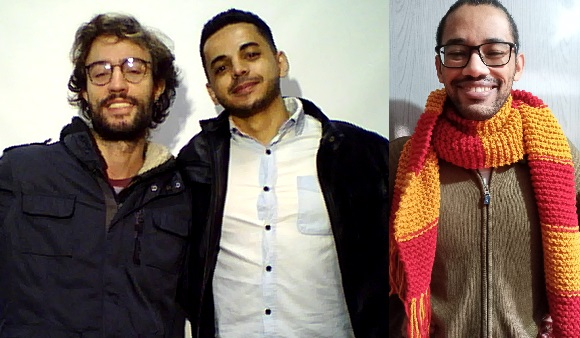
#> input picture img/Equipe.jpg, 580 x 338 px, found by its file name
$ python tests_white_balance.py
#> lines starting #> are read from the running program, lines starting #| are printed output that depends on the picture
import cv2 as cv
import numpy as np

def get_white_balance(image):
  """
  Calcula o balanço de branco da imagem.

  Args:
    image: A imagem a ser calculada.

  Returns:
    O balanço de branco da imagem.
  """

  # Converte a imagem para o espaço de cores HSV.
  hsv_image = cv.cvtColor(image, cv.COLOR_BGR2HSV)

  # Calcula o histograma da imagem HSV.
  # histogram = cv.calcHist([hsv_image],[1],None,[256],[0,256])
  histogram = hsv_image[:, :, 2].flatten()

  # Encontra o pico do histograma no canal V.
  max_index = np.argmax(histogram)

  # Calcula a temperatura da cor branca na imagem.
  temperature = (max_index - 60) / 2

  temperature = np.sum(histogram * 256) / np.sum(histogram)

  # Retorna o balanço de branco da imagem.
  return temperature

def adjust_white_balance(image, temperature):
  """
  Ajusta o balanço de branco da imagem.

  Args:
    image: A imagem a ser ajustada.
    temperature: A temperatura da cor branca.

  Returns:
    A imagem com o balanço de branco ajustado.
  """

  # Converte a imagem para o espaço de cores HSV.
  hsv_image = cv.cvtColor(image, cv.COLOR_BGR2HSV)

  # Ajusta o valor do canal V da imagem.
  hsv_image[:, :, 2] = temperature

  # Converte a imagem de volta para o espaço de cores BGR.
  image = cv.cvtColor(hsv_image, cv.COLOR_HSV2BGR)

  return image

if __name__ == "__main__":
    # Carrega a imagem.
    image = cv.imread("./img/Equipe.jpg")
#> image is the input picture: shape (338, 580, 3); mean B, G, R 103.9, 113.2, 131.1

    # Calcula o balanço de branco da imagem.
    temperature = get_white_balance(image)
#> in get_white_balance, `hsv_image = cv.cvtColor(image, cv.COLOR_BGR2HSV)`: hsv_image: shape (338, 580, 3); mean H, S, V 67.4, 91.8, 134.8
#> in get_white_balance, `max_index = np.argmax(histogram)`: max_index = 75
#> in get_white_balance, `temperature = (max_index - 60) / 2`: temperature = 7.5
#> in get_white_balance, `temperature = np.sum(histogram * 256) / np.sum(histogram)`: temperature = 256
#> temperature = 256

    # Ajusta o balanço de branco da imagem.
    adjusted_image = adjust_white_balance(image, 2000)
#> in adjust_white_balance, `hsv_image[:, :, 2] = temperature`: hsv_image: shape (338, 580, 3); mean H, S, V 67.4, 91.8, 208
#> in adjust_white_balance, `image = cv.cvtColor(hsv_image, cv.COLOR_HSV2BGR)`:
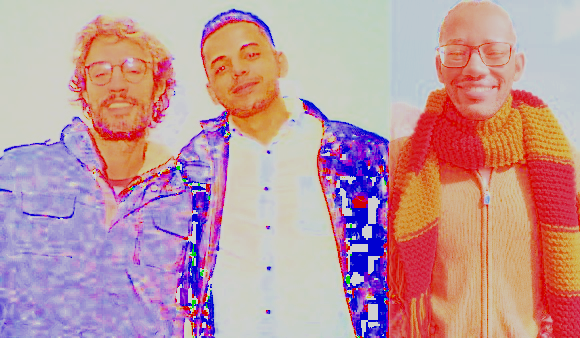
#> image: shape (338, 580, 3); mean B, G, R 157.4, 150.4, 190.3

    # Exibe a imagem original e a imagem ajustada.
    cv.imshow("Original", image)
    cv.imshow("Ajusted", adjusted_image)
    cv.waitKey(0)

$ run again, with img/8030115035_87baa68b23_c.jpg copied over img/Equipe.jpg
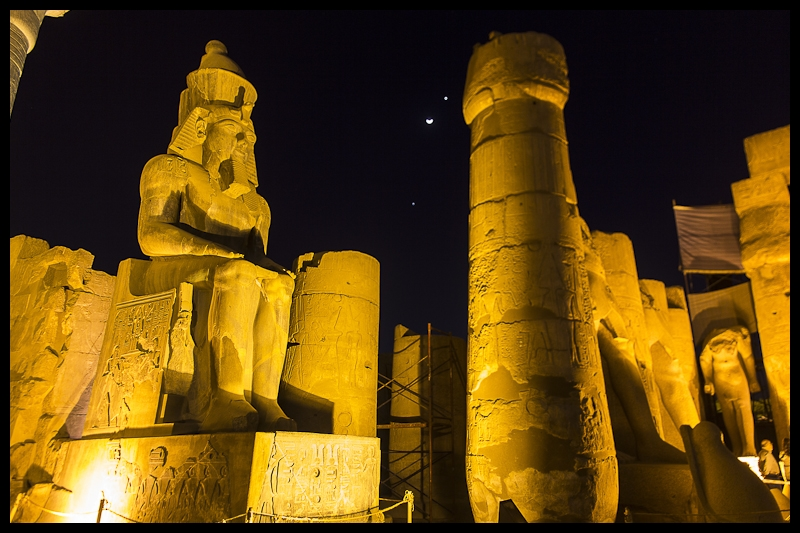
#> input picture img/8030115035_87baa68b23_c.jpg, 800 x 533 px, found by its file name
#> image is the input picture: shape (533, 800, 3); mean B, G, R 15.6, 69.6, 97.7
#> max_index = 8857
#> in get_white_balance, `temperature = (max_index - 60) / 2`: temperature = 4398.5
#> in get_white_balance, `temperature = np.sum(histogram * 256) / np.sum(histogram)`: temperature = 256
#> in adjust_white_balance, `image = cv.cvtColor(hsv_image, cv.COLOR_HSV2BGR)`:
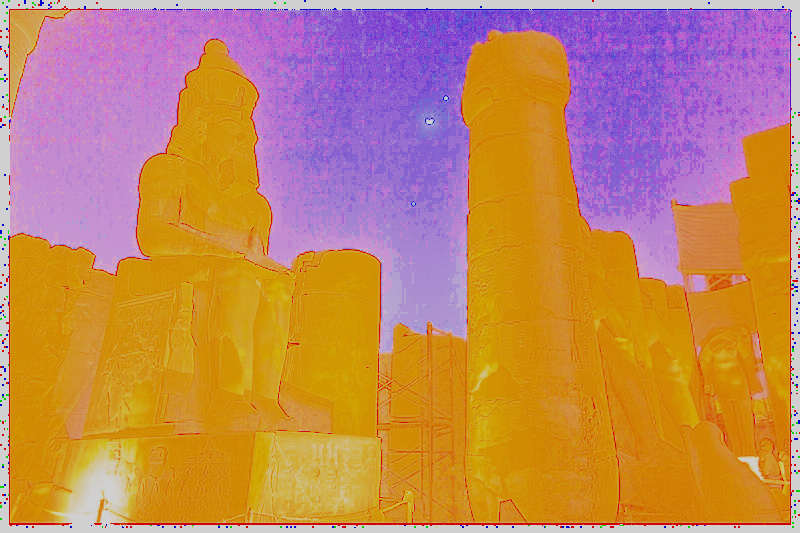
#> image: shape (533, 800, 3); mean B, G, R 93, 135.3, 194.5

$ run again, with img/exemplo.jpg copied over img/Equipe.jpg
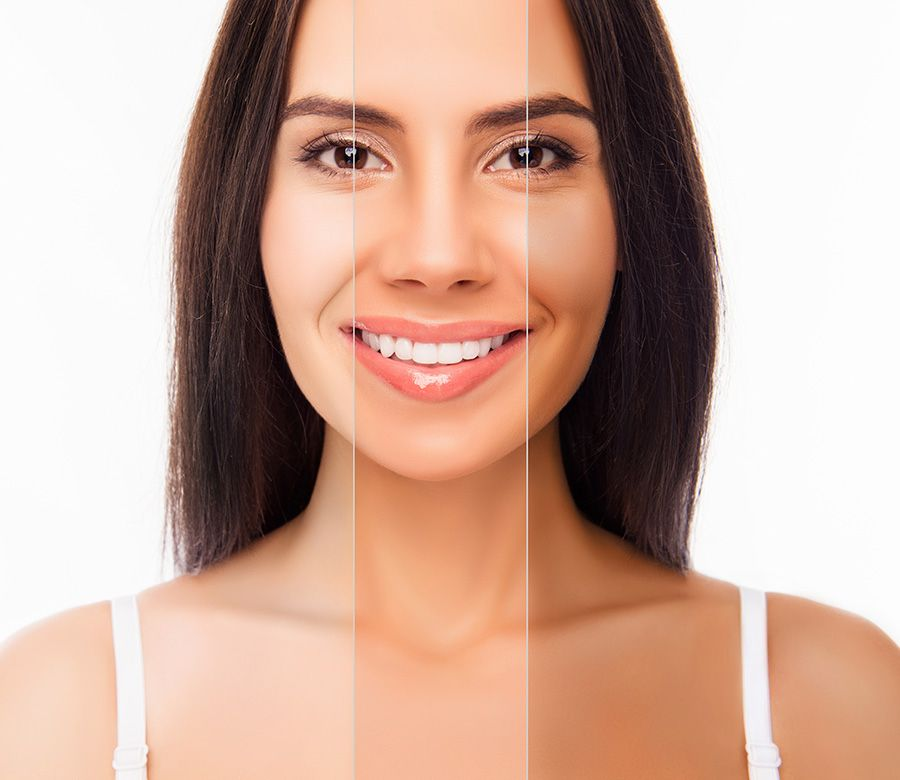
#> input picture img/exemplo.jpg, 900 x 780 px, found by its file name
#> image is the input picture: shape (780, 900, 3); mean B, G, R 157.2, 172, 204.7
#> max_index = 227
#> in get_white_balance, `temperature = (max_index - 60) / 2`: temperature = 83.5
#> in get_white_balance, `temperature = np.sum(histogram * 256) / np.sum(histogram)`: temperature = 256
#> in adjust_white_balance, `image = cv.cvtColor(hsv_image, cv.COLOR_HSV2BGR)`:
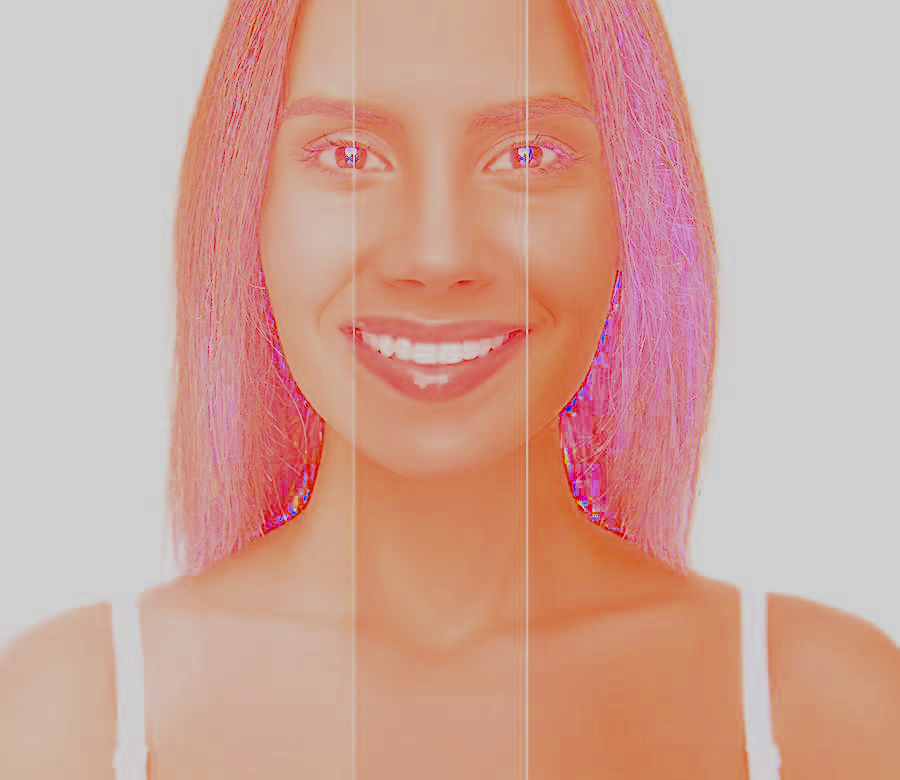
#> image: shape (780, 900, 3); mean B, G, R 152.3, 165.1, 207.9
